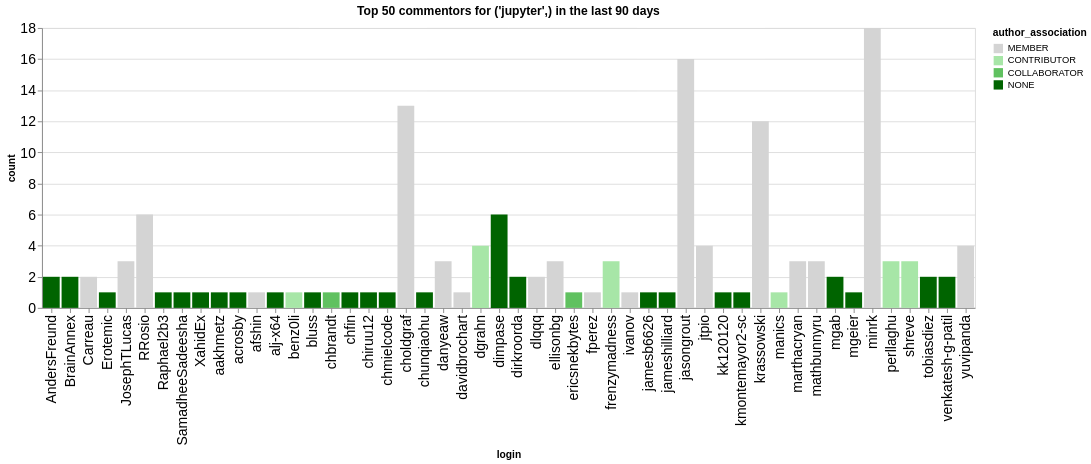

The notebook cell saved with this chart:
### Code cell
n_plot = 50
charts = []
for ii, (iorg, idata) in enumerate(commentors.groupby(['org'])):
    title = f"Top {n_plot} commentors for {iorg} in the last {n_days} days"
    idata = idata.groupby('login', as_index=False).agg({'count': 'sum', 'author_association': 'first'})
    idata = idata.sort_values('count', ascending=False).head(n_plot)
    ch = alt.Chart(data=idata.head(n_plot), title=title).mark_bar().encode(
        x='login',
        y='count',
        color=alt.Color('author_association', scale=alt.Scale(domain=author_types, range=author_colors))
    )
    charts.append(ch)
alt.hconcat(*charts)

### Figure 1 — Vega-Lite specification as saved in the notebook (floating-point values rounded to 4 significant figures)
{"config": {"axisLeft": {"labelFontSize": 15}, "axisBottom": {"labelFontSize": 15}}, "hconcat": [{"mark": {"type": "bar"}, "encoding": {"color": {"field": "author_association", "scale": {"domain": ["MEMBER", "CONTRIBUTOR", "COLLABORATOR", "NONE"], "range": ["rgb(211.82745098039214, 211.82745098039214, 211.82745098039214)", "rgb(166.98562091503268, 229.89803921568628, 166.98562091503268)", "rgb(96.37647058823529, 192.75294117647059, 96.37647058823529)", "rgb(0.0, 100.3921568627451, 0.0)"]}, "type": "nominal"}, "x": {"field": "login", "type": "nominal"}, "y": {"field": "count", "type": "quantitative"}}, "title": "Top 50 commentors for ('jupyter',) in the last 90 days"}], "data": {"name": "data-fc83c7739f80b23bcaf5f2abe66475e1"}, "$schema": "https://vega.github.io/schema/vega-lite/v5.20.1.json", "datasets": {"data-fc83c7739f80b23bcaf5f2abe66475e1": [{"login": "minrk", "count": 18, "author_association": "MEMBER"}, {"login": "jasongrout", "count": 16, "author_association": "MEMBER"}, {"login": "choldgraf", "count": 13, "author_association": "MEMBER"}, {"login": "krassowski", "count": 12, "author_association": "MEMBER"}, {"login": "dimpase", "count": 6, "author_association": "NONE"}, {"login": "RRosio", "count": 6, "author_association": "MEMBER"}, {"login": "jtpio", "count": 4, "author_association": "MEMBER"}, {"login": "dgrahn", "count": 4, "author_association": "CONTRIBUTOR"}, {"login": "yuvipanda", "count": 4, "author_association": "MEMBER"}, {"login": "danyeaw", "count": 3, "author_association": "MEMBER"}, {"login": "ellisonbg", "count": 3, "author_association": "MEMBER"}, {"login": "marthacryan", "count": 3, "author_association": "MEMBER"}, {"login": "frenzymadness", "count": 3, "author_association": "CONTRIBUTOR"}, {"login": "JosephTLucas", "count": 3, "author_association": "MEMBER"}, {"login": "shreve", "count": 3, "author_association": "CONTRIBUTOR"}, {"login": "mathbunnyru", "count": 3, "author_association": "MEMBER"}, {"login": "perllaghu", "count": 3, "author_association": "CONTRIBUTOR"}, {"login": "tobiasdiez", "count": 2, "author_association": "NONE"}, {"login": "BrainAnnex", "count": 2, "author_association": "NONE"}, {"login": "dlqqq", "count": 2, "author_association": "MEMBER"}, {"login": "mgab", "count": 2, "author_association": "NONE"}, {"login": "venkatesh-g-patil", "count": 2, "author_association": "NONE"}, {"login": "Carreau", "count": 2, "author_association": "MEMBER"}, {"login": "AndersFreund", "count": 2, "author_association": "NONE"}, {"login": "dirkroorda", "count": 2, "author_association": "NONE"}, {"login": "aakhmetz", "count": 1, "author_association": "NONE"}, {"login": "davidbrochart", "count": 1, "author_association": "MEMBER"}, {"login": "chunqiaohu", "count": 1, "author_association": "NONE"}, {"login": "chmielcode", "count": 1, "author_association": "NONE"}, {"login": "benz0li", "count": 1, "author_association": "CONTRIBUTOR"}, {"login": "bluss", "count": 1, "author_association": "NONE"}, {"login": "chbrandt", "count": 1, "author_association": "COLLABORATOR"}, {"login": "chfin", "count": 1, "author_association": "NONE"}, {"login": "chiruu12", "count": 1, "author_association": "NONE"}, {"login": "afshin", "count": 1, "author_association": "MEMBER"}, {"login": "alj-x64", "count": 1, "author_association": "NONE"}, {"login": "acrosby", "count": 1, "author_association": "NONE"}, {"login": "Erotemic", "count": 1, "author_association": "NONE"}, {"login": "Raphael2b3", "count": 1, "author_association": "NONE"}, {"login": "SamadheeSadeesha", "count": 1, "author_association": "NONE"}, {"login": "XahidEx", "count": 1, "author_association": "NONE"}, {"login": "jameshilliard", "count": 1, "author_association": "NONE"}, {"login": "manics", "count": 1, "author_association": "CONTRIBUTOR"}, {"login": "kmontemayor2-sc", "count": 1, "author_association": "NONE"}, {"login": "kk120120", "count": 1, "author_association": "NONE"}, {"login": "ericsnekbytes", "count": 1, "author_association": "COLLABORATOR"}, {"login": "fperez", "count": 1, "author_association": "MEMBER"}, {"login": "ivanov", "count": 1, "author_association": "MEMBER"}, {"login": "jamesb6626", "count": 1, "author_association": "NONE"}, {"login": "mgeier", "count": 1, "author_association": "NONE"}]}}
